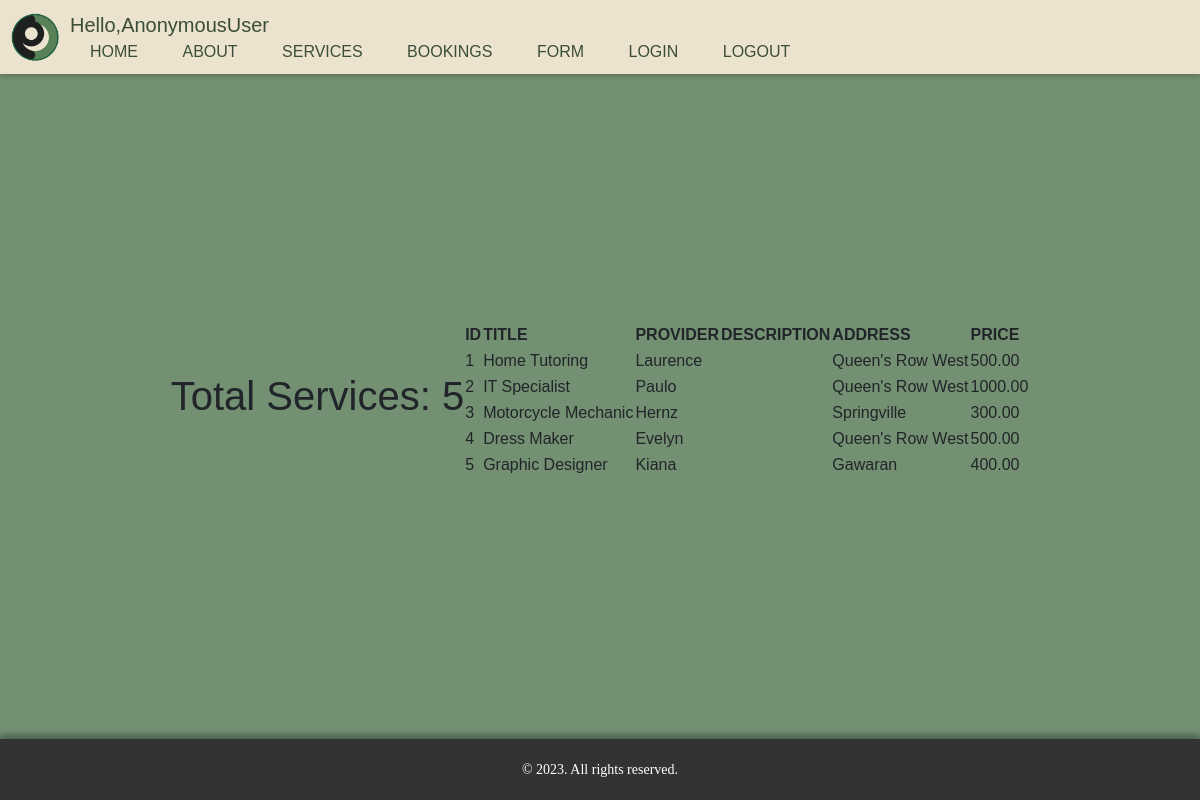
Page /services/ on the committed database.
### ServEase/models.py (models this page shows, shortened)
class Service(models.Model):
    title = models.CharField(max_length=100)
    provider = models.ForeignKey(ServiceProvider, on_delete=models.CASCADE)
    description = models.TextField(blank=True)
    address = models.CharField(max_length=255, null=True)
    price = models.DecimalField(max_digits=10, decimal_places=2)

class ServiceProvider(models.Model):
    user = models.OneToOneField(User, on_delete=models.CASCADE, null=True)
    description = models.TextField(blank=True)
    def __str__(self):
        return self.user.name

class User(models.Model):
    name = models.CharField(max_length=100, null=True)
    phone = models.IntegerField(null=True)
    address = models.CharField(max_length=255, null=True)

### ServEase/views.py (the view)
# urls.py: path('services/', views.services, name='services'),
def services(request):
    services = Service.objects.all()
    total_services = services.count()
    context = {
       'services':services,
       'total_services':total_services
   }
    return render(request, 'pages/servicespage.html', context)

### ServEase/templates/pages/servicespage.html
{% extends 'pages/index.html' %}
{% load static %}
{% block content %}
<h1>Total Services: {{ total_services }}</h1>
<table class="service-table">
    <thead>
        <tr>
            <th>ID</th>
            <th>TITLE</th>
            <th>PROVIDER</th>
            <th>DESCRIPTION</th>
            <th>ADDRESS</th>
            <th>PRICE</th>
        </tr>
    </thead>
    <tbody>
        {% for service in services %}
            <tr>
                <td>{{ service.id }}</td>
                <td>{{ service.title }}</td>
                <td>{{ service.provider }}</td>
                <td>{{ service.description }}</td>
                <td>{{ service.address }}</td>
                <td>{{ service.price }}</td>
            </tr>
        {% endfor %}
    </tbody>
</table>
{% endblock %}

### ServEase/templates/pages/index.html (shortened to what this page needs)
<!DOCTYPE html>
{% load static %}
<html lang="en">
<head>
    <link href="https://cdn.jsdelivr.net/npm/bootstrap@5.3.2/dist/css/bootstrap.min.css" rel="stylesheet">
    <link rel="stylesheet" type="text/css" href="{% static 'css/styles.css' %}">
    <link rel="stylesheet" type="text/css" href="{% static 'css/aboutpage.css' %}">
    <link rel="stylesheet" type="text/css" href="{% static 'css/login.css' %}">
    <link rel="stylesheet" type="text/css" href="{% static 'css/homepage.css' %}">
</head>
<body>
    {% include 'pages/navbar.html' %}
    {% block content %}
    {% endblock %}
    {% include 'pages/footer.html' %}
</body>
</html>

### ServEase/templates/pages/navbar.html (shortened to what this page needs)
{% load static %}
<nav class="top-panel">
    <div class="left-section">
        <img alt="logo" width="50" height="50" class="d-inline-block align-text-top" src="{% static 'images/logo.png' %}">
    </div>
    <div class="nav-links">
        <span id="hello-msg" style="margin-right:850px; color:#3A4D39; font-size:20px" >Hello,{{request.user}} </span>
        <a href="{% url 'home' %}">HOME</a>
        <a href="{% url 'about' %}">ABOUT</a>
        <a href="{% url 'services' %}">SERVICES</a>
        <a href="{% url 'bookings' %}">BOOKINGS</a>
        <a href="{% url 'bookingform' %}">FORM</a>
        <a href="{% url 'login' %}">LOGIN</a>
    <span><a href="{% url 'logout' %}">LOGOUT</a></span>
    </div>
</nav>

### ServEase/templates/pages/footer.html
<div class="footer">
    &copy; 2023. All rights reserved.
</div>

### ServEase/static/css/styles.css (style rules this page uses)
body { font-family: Arial, sans-serif; background-color: #739072; margin: 0; display: flex; justify-content: center; align-items: center; min-height: 100vh; }
.top-panel { position: fixed; top: 0; left: 0; width: 100%; background-color: #ECE3CE; padding: 10px; color: #fff; box-shadow: 0 2px 5px rgba(0, 0, 0, 0.2); display: flex; align-items: center; justify-content: space-between; }
.left-section { display: flex; align-items: center; }
.nav-links a { text-decoration: none; color: #3A4D39; margin: 0 20px; }
.footer { background-color: #333; color: #fff; padding: 20px; text-align: center; font-family: Verdana; font-size: 14px; position: fixed; bottom: 0; left: 0; width: 100%; transform: translateX(-50%); margin-left: 50%; box-shadow: 0px -5px 6px rgba(0, 0, 0, 0.3); }
#hello-msg { margin-right:800px; color: #3A4D39; }

### rows in the picture
Service: id "1", title "Home Tutoring", provider "Laurence", address "Queen's Row West", price "500.00"
Service: id "2", title "IT Specialist", provider "Paulo", address "Queen's Row West", price "1000.00"
Service: id "3", title "Motorcycle Mechanic", provider "Hernz", address "Springville", price "300.00"
Service: id "4", title "Dress Maker", provider "Evelyn", address "Queen's Row West", price "500.00"
Service: id "5", title "Graphic Designer", provider "Kiana", address "Gawaran", price "400.00"

### other values in the picture
{{ request.user }} "AnonymousUser"
{{ total_services }} "5"
